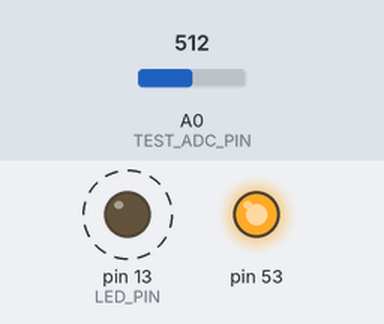
This sketch was run on a simulated Arduino Mega 2560, built with avr-gcc and run on an emulated ATmega2560. On the bench: output pins drawn as LEDs (lit = HIGH). Dashed ring = blinking. The test bench sets the inputs (shaded band); at power-on: A0 (TEST_ADC_PIN) = 512. What the sketch prints to the serial monitor is not drawn.

Above: at 0.6 s.
Timing chart, 0 to 4.9 s (numbered marks = the images above):
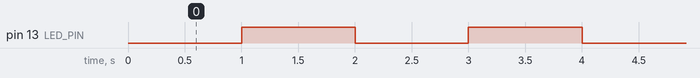

Measured:
- by itself, pin 13 (LED_PIN): alternates HIGH for 1.0 s and LOW for 1.0 s

The sketch:

arduino_self_check.ino
```cpp
constexpr int LED_PIN = LED_BUILTIN;
constexpr int TEST_ADC_PIN = A0;
constexpr unsigned long HEARTBEAT_MS = 1000;

unsigned long lastBeatMs = 0;
bool ledState = false;

void printBanner() {
  Serial.println("=== Arduino Self Check ===");
  Serial.print("Build date: ");
  Serial.print(__DATE__);
  Serial.print(" ");
  Serial.println(__TIME__);
  Serial.println("Checks:");
  Serial.println("  1) Serial output");
  Serial.println("  2) LED blink");
  Serial.println("  3) Main loop heartbeat");
  Serial.println("  4) Optional analog read on A0");
  Serial.println("==============================");
}

void setup() {
  pinMode(LED_PIN, OUTPUT);
  pinMode(TEST_ADC_PIN, INPUT);
  // Keep SPI hardware SS as output to avoid master-mode glitches.
#if defined(ARDUINO_AVR_MEGA2560) || defined(__AVR_ATmega2560__)
  pinMode(53, OUTPUT);
  digitalWrite(53, HIGH);
#else
  // UNO hardware SS is pin 10
  pinMode(10, OUTPUT);
  digitalWrite(10, HIGH);
#endif

  Serial.begin(115200);
  delay(300);

  printBanner();
#if defined(ARDUINO_UNOWIFIR4)
  Serial.println("Target board: Arduino UNO R4 WiFi (self-check)");
#elif defined(ARDUINO_MINIMA)
  Serial.println("Target board: Arduino UNO R4 Minima (self-check)");
#elif defined(ARDUINO_NANO_R4)
  Serial.println("Target board: Arduino Nano R4 (self-check)");
#elif defined(ARDUINO_AVR_MEGA2560) || defined(__AVR_ATmega2560__)
  Serial.println("Target board: Arduino Mega 2560 (self-check)");
#else
  Serial.println("Target board: Arduino UNO-class (self-check)");
#endif
  Serial.println("Boot OK");
}

void loop() {
  const unsigned long now = millis();
  if (now - lastBeatMs >= HEARTBEAT_MS) {
    lastBeatMs = now;

    ledState = !ledState;
    digitalWrite(LED_PIN, ledState ? HIGH : LOW);

    int adcRaw = analogRead(TEST_ADC_PIN);
    Serial.print("Heartbeat ms=");
    Serial.print(now);
    Serial.print("  LED=");
    Serial.print(ledState ? "ON" : "OFF");
    Serial.print("  A0=");
    Serial.print(adcRaw);
    Serial.println();
  }
}
```
